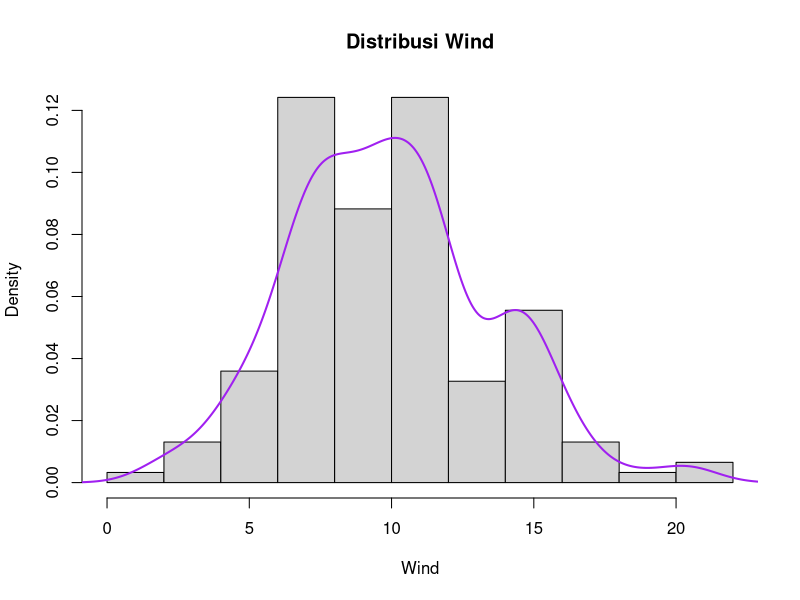
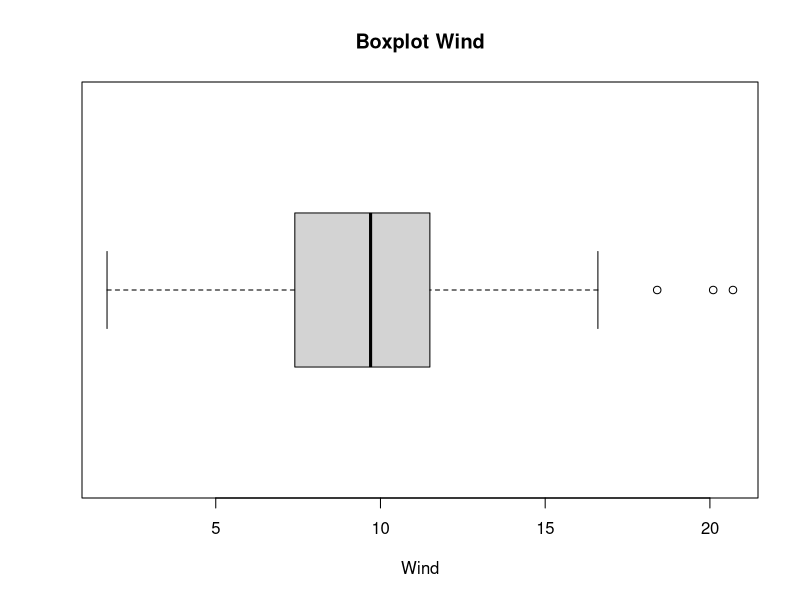
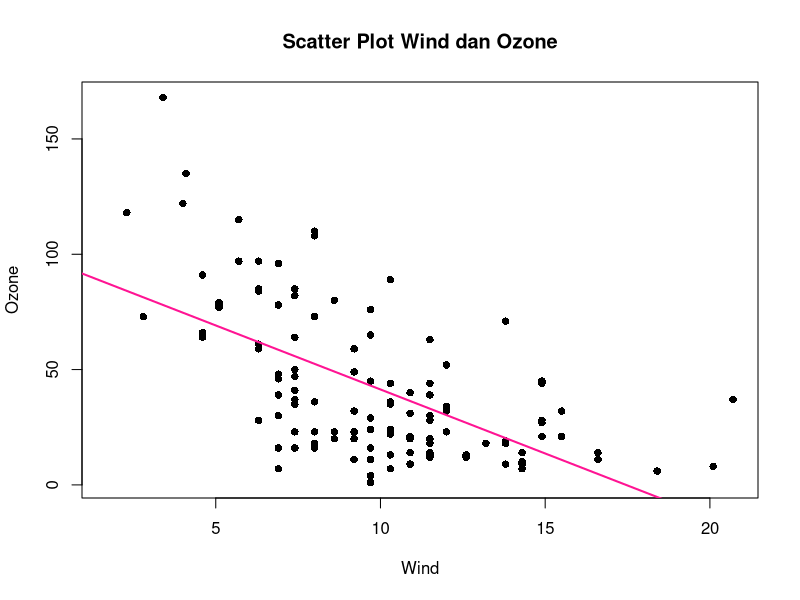

These charts were generated, in order, by the following R code:
## Tugas Komputasi Statistika ~ Pertemuan 3
## Nama : Dwi Arta Pratiwi Silalahi
## NIM : 3338250003

# 1. Data airquality
# Memanggil data
data(airquality)

# Melihat struktur data
str(airquality)

# 2. Membuat histogram distribusi data Wind
# Membuat histogram
hist(airquality$Wind,
     probability = TRUE,
     xlab = "Wind",
     main = "Distribusi Wind")

# Membuat density
dens <- density(airquality$Wind)

# Menambahkan kurva density
lines(dens, col = "purple", lwd = 2)

# 3. Boxplot & Stem-and-leaf
# a. Boxplot
boxplot(airquality$Wind,
        horizontal = TRUE,
        xlab = "Wind",
        main = "Boxplot Wind")

# b. Stem-and-leaf
stem(airquality$Wind)

# 4. Membuat scatter plot
# Scatter plot Wind terhadap Ozone
plot(Ozone ~ Wind,
     data = airquality,
     pch = 16,
     main = "Scatter Plot Wind dan Ozone",
     xlab = "Wind",
     ylab = "Ozone")

# Menambahkan garis regresi
abline(lm(Ozone ~ Wind, data = airquality),
       col = "deeppink",
       lwd = 2)
